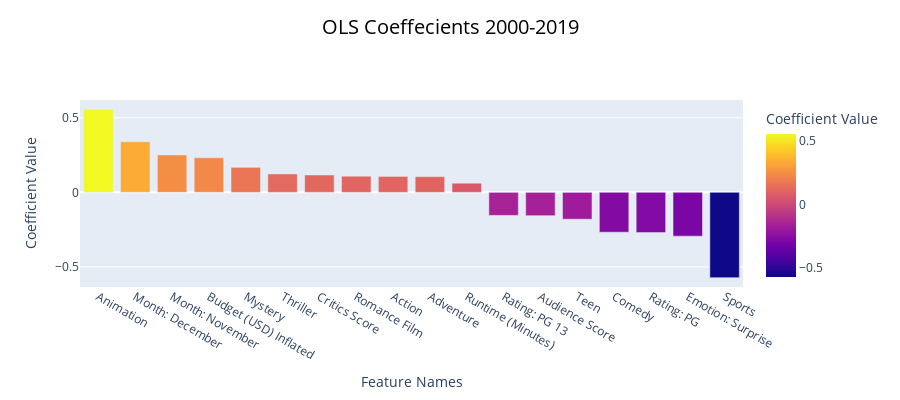

Here is the notebook cell this chart was saved with:
### Code cell
plot_feature_coefficients(feature_stats_Foreign, "OLS Coeffecients 2000-2019", "../_includes/OLS_features_all_years.html")

### Figure 1 — Plotly figure (JSON) as saved in the notebook; plotly's stock layout.template omitted (floating-point values rounded to 4 significant figures)
{"data": [{"alignmentgroup": "True", "customdata": [[0.1019, 5.464, 5.084e-08], [0.0843, 4.028, 5.787e-05], [0.08372, 2.998, 0.00274], [0.02587, 8.963, 5.84e-19], [0.06216, 2.7, 0.006977], [0.04937, 2.503, 0.01236], [0.02456, 4.745, 2.194e-06], [0.0479, 2.264, 0.02368], [0.05252, 2.038, 0.04169], [0.0531, 1.986, 0.04715], [0.02371, 2.59, 0.009664], [0.04131, -3.742, 0.0001865], [0.02503, -6.256, 4.579e-10], [0.0902, -1.997, 0.04589], [0.04321, -6.186, 7.108e-10], [0.07458, -3.618, 0.0003024], [0.1103, -2.661, 0.007843], [0.09011, -6.348, 2.56e-10]], "hovertemplate": "Feature Names=%{x}<br>Coefficient Value=%{marker.color}<br>Std_Error=%{customdata[0]}<br>t_value=%{customdata[1]}<br>p_value=%{customdata[2]}<extra></extra>", "legendgroup": "", "marker": {"color": [0.5567, 0.3395, 0.251, 0.2319, 0.1678, 0.1236, 0.1165, 0.1084, 0.107, 0.1055, 0.06141, -0.1546, -0.1566, -0.1802, -0.2673, -0.2698, -0.2936, -0.572], "coloraxis": "coloraxis", "pattern": {"shape": ""}}, "name": "", "offsetgroup": "", "orientation": "v", "showlegend": false, "textposition": "auto", "type": "bar", "x": ["Animation", "Month: December", "Month: November", "Budget (USD) Inflated", "Mystery", "Thriller", "Critics Score", "Romance Film", "Action", "Adventure", "Runtime (Minutes)", "Rating: PG 13", "Audience Score", "Teen", "Comedy", "Rating: PG", "Emotion: Surprise", "Sports"], "xaxis": "x", "y": [0.5567, 0.3395, 0.251, 0.2319, 0.1678, 0.1236, 0.1165, 0.1084, 0.107, 0.1055, 0.06141, -0.1546, -0.1566, -0.1802, -0.2673, -0.2698, -0.2936, -0.572], "yaxis": "y"}], "layout": {"barmode": "relative", "coloraxis": {"colorbar": {"title": {"text": "Coefficient Value"}}, "colorscale": [[0, "#0d0887"], [0.1111, "#46039f"], [0.2222, "#7201a8"], [0.3333, "#9c179e"], [0.4444, "#bd3786"], [0.5556, "#d8576b"], [0.6667, "#ed7953"], [0.7778, "#fb9f3a"], [0.8889, "#fdca26"], [1, "#f0f921"]]}, "height": 400, "legend": {"tracegroupgap": 0}, "title": {"font": {"color": "black", "size": 20}, "text": "OLS Coeffecients 2000-2019", "x": 0.5, "xanchor": "center", "y": 0.95, "yanchor": "top"}, "xaxis": {"anchor": "y", "domain": [0, 1], "title": {"text": "Feature Names"}}, "yaxis": {"anchor": "x", "domain": [0, 1], "title": {"text": "Coefficient Value"}}}}
